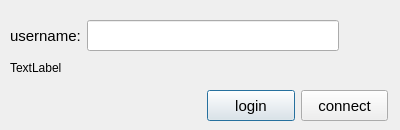
<?xml version="1.0" encoding="UTF-8"?>
<ui version="4.0">
 <class>LoginDlg</class>
 <widget class="QDialog" name="LoginDlg">
  <property name="geometry">
   <rect>
    <x>0</x>
    <y>0</y>
    <width>400</width>
    <height>130</height>
   </rect>
  </property>
  <property name="sizePolicy">
   <sizepolicy hsizetype="Fixed" vsizetype="Fixed">
    <horstretch>0</horstretch>
    <verstretch>0</verstretch>
   </sizepolicy>
  </property>
  <property name="windowTitle">
   <string>Dialog</string>
  </property>
  <widget class="QLabel" name="socketStateLabel">
   <property name="geometry">
    <rect>
     <x>10</x>
     <y>60</y>
     <width>331</width>
     <height>16</height>
    </rect>
   </property>
   <property name="text">
    <string>TextLabel</string>
   </property>
  </widget>
  <widget class="QWidget" name="">
   <property name="geometry">
    <rect>
     <x>10</x>
     <y>20</y>
     <width>329</width>
     <height>31</height>
    </rect>
   </property>
   <layout class="QHBoxLayout" name="horizontalLayout">
    <item>
     <widget class="QLabel" name="label">
      <property name="font">
       <font>
        <pointsize>11</pointsize>
       </font>
      </property>
      <property name="text">
       <string>username:</string>
      </property>
     </widget>
    </item>
    <item>
     <widget class="QLineEdit" name="nameInputLineEdit">
      <property name="sizePolicy">
       <sizepolicy hsizetype="Expanding" vsizetype="Expanding">
        <horstretch>0</horstretch>
        <verstretch>0</verstretch>
       </sizepolicy>
      </property>
     </widget>
    </item>
   </layout>
  </widget>
  <widget class="QWidget" name="">
   <property name="geometry">
    <rect>
     <x>207</x>
     <y>90</y>
     <width>181</width>
     <height>31</height>
    </rect>
   </property>
   <layout class="QHBoxLayout" name="horizontalLayout_2">
    <item>
     <widget class="QPushButton" name="loginButton">
      <property name="sizePolicy">
       <sizepolicy hsizetype="Minimum" vsizetype="Expanding">
        <horstretch>0</horstretch>
        <verstretch>0</verstretch>
       </sizepolicy>
      </property>
      <property name="font">
       <font>
        <pointsize>11</pointsize>
       </font>
      </property>
      <property name="text">
       <string>login</string>
      </property>
     </widget>
    </item>
    <item>
     <widget class="QPushButton" name="connectButton">
      <property name="sizePolicy">
       <sizepolicy hsizetype="Minimum" vsizetype="Expanding">
        <horstretch>0</horstretch>
        <verstretch>0</verstretch>
       </sizepolicy>
      </property>
      <property name="font">
       <font>
        <pointsize>11</pointsize>
       </font>
      </property>
      <property name="text">
       <string>connect</string>
      </property>
     </widget>
    </item>
   </layout>
  </widget>
 </widget>
 <resources/>
 <connections/>
</ui>
